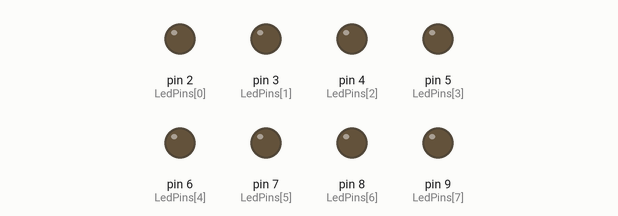
Recording of a sketch running on a simulated Arduino Uno, built with avr-gcc and run on an emulated ATmega328P. On the bench: output pins drawn as LEDs (lit = HIGH). What the sketch prints to the serial monitor is not drawn.

Above: at 0.1 s.
At 4.78 s:
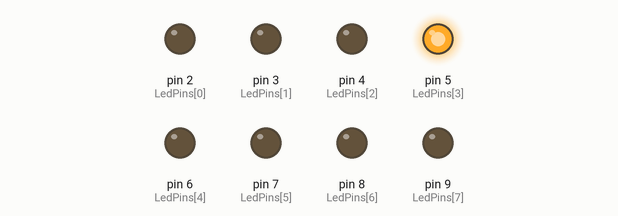
At 9.52 s:
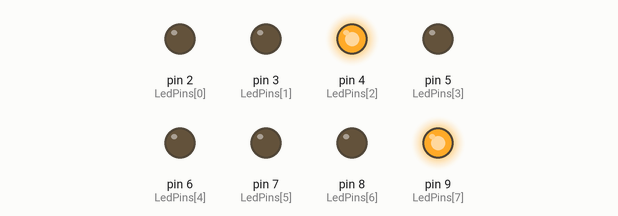
At 19.0 s:
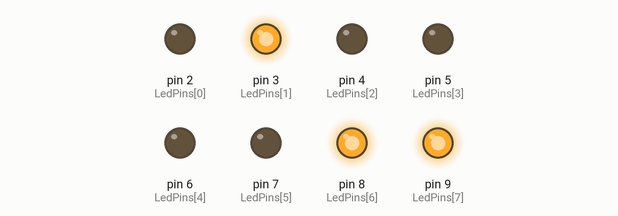
At 28.76 s:
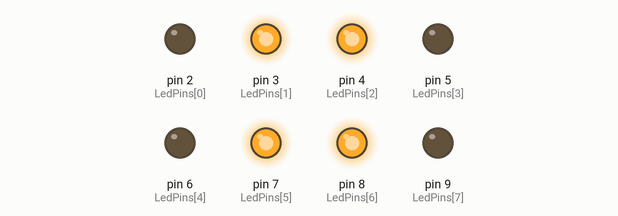
At 38.53 s:
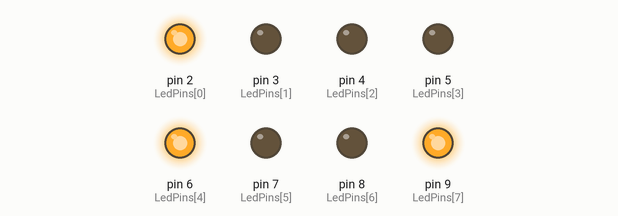
Timing chart, 0 to 40.0 s (numbered marks = the images above):
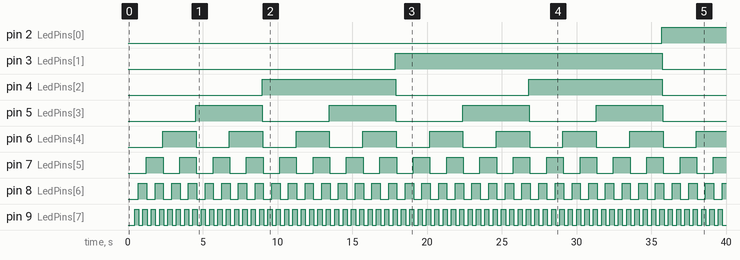

Measured:
- by itself, pin 2 (LedPins[0]): LOW → HIGH at 35.7 s
- by itself, pin 3 (LedPins[1]): LOW → HIGH at 17.9 s, → LOW 17.9 s later
- by itself, pin 4 (LedPins[2]): alternates HIGH for 8.9 s and LOW for 8.9 s
- by itself, pin 5 (LedPins[3]): alternates HIGH for 4.5 s and LOW for 4.5 s
- by itself, pin 6 (LedPins[4]): alternates HIGH for 2.2 s and LOW for 2.2 s
- by itself, pin 7 (LedPins[5]): alternates HIGH for 1.1 s and LOW for 1.1 s
- by itself, pin 8 (LedPins[6]): alternates HIGH for 0.56 s and LOW for 0.56 s
- by itself, pin 9 (LedPins[7]): alternates HIGH for 0.28 s and LOW for 0.28 s

The sketch:

binary_counter_03.ino
```cpp
//LED Pin Variables
int LedPins[] = {2,3,4,5,6,7,8,9};

void setup() {
  // put your setup code here, to run once:

  for(int i = 0; i < 8; i++) {
    pinMode(LedPins[i], OUTPUT);
  }

  //utilize serial monitor
  Serial.begin(9600);

}

void loop() {

  countBinary();

}

//convert integers to binary values
int *intToBinary(int n) {

  //array to store binary number
  int binaryNum[] = {0,0,0,0,0,0,0,0};

  //counter for binary array
  int i = 0;
  while(n >= 1) {
    // storing remainder in binary array
    binaryNum[i] = n%2;
    n = n/2;
    i++;
  }

  //test code by printing final result to serial monitor

  Serial.print("binaryNum = {");

  for(i = 0; i<=7; i++) {
    Serial.print(binaryNum[i]);
    Serial.print(",");
  }

  Serial.print("}");
  Serial.println();


  //allocate 8 bits of memory to revBin pointer (to be used in next loop)
  //required to set up pointer in order to return revBin in function

  int *revBin = malloc(8);
  if(!revBin){
    return NULL;
  }

  //print binary array in reverse order to create revBin

  for(int j = 7, d = 0; j >= 0; j--, d++){
    revBin[d] = binaryNum[j];
  }

  //test code by printing final result to serial monitor

  Serial.print("revBin = {");

  for(i = 0; i<=7; i++) {
    Serial.print(revBin[i]);
    Serial.print(",");
  }

  Serial.print("}");
  Serial.println();

  // return revBin, will create pointer to reference this later
  return revBin;

}


// function to translate revBin array to output on LEDs
void binaryLights(int n){

  //call array revBin using pointer (runs fcn and sets pointer to array return value whose address has already been stored)
  int *p = intToBinary(n);

  for(int i = 0; i <=7; i++){
    if(p[i] == 0){
      digitalWrite(LedPins[i], LOW);
    } else {
      digitalWrite(LedPins[i], HIGH);
    }
    // test efficacy of pointer via serial monitor
    Serial.print("i = ");
    Serial.print(i);
    Serial.println();
    Serial.print("revBin[");
    Serial.print(i);
    Serial.print("] = ");
    Serial.print(p[i]);
    Serial.println();
  }

  //reallocate pointer
  free(p);

}

//counts from 0 to 255 and calls fcns to translate integer to binary to LED output
void countBinary(){

  for(int i = 0; i <= 255; i++) {
    binaryLights(i);
    delay(100);
  }
}
```
